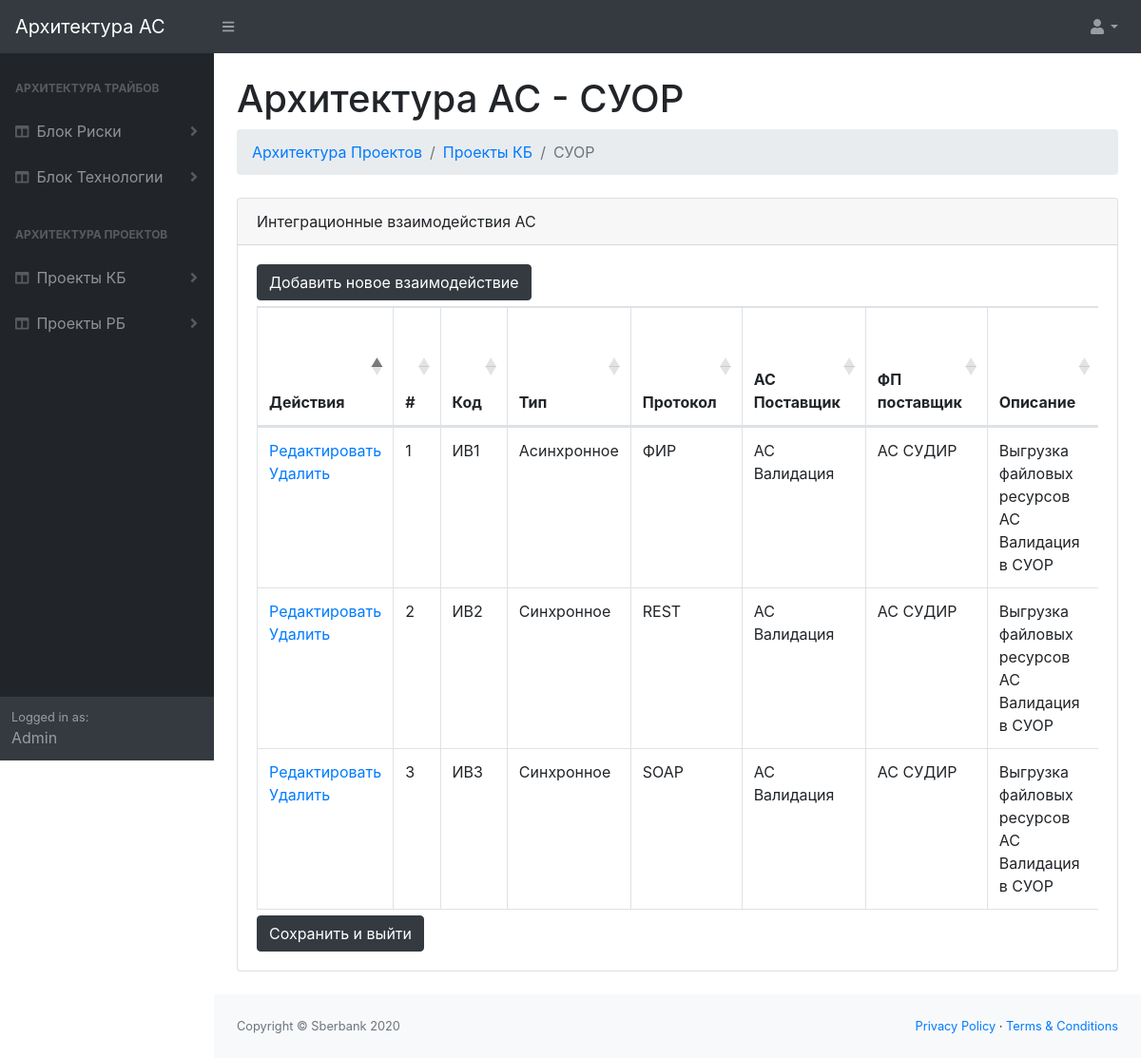
/as/2/intlist/update, run on the app's committed database.
### archas/models.py (models this page shows, shortened)
class ArchitectureRealm(models.Model):
    name = models.CharField('Область Определения Архитектуры', max_length=50)

class ArchitectureCategory(models.Model):
    realm = models.ForeignKey(ArchitectureRealm, on_delete=models.CASCADE)
    name = models.CharField('Категория АС', max_length=50)

class AutomatedSystem(models.Model):
    subcategory = models.ForeignKey(ArchitectureSubCategory, on_delete=models.CASCADE)
    code = models.CharField('Код АС', max_length=50)
    name = models.CharField('Автоматизированная Система', max_length=100)
    owner = models.CharField('Владелец', max_length=50, blank=True)
    status = models.CharField('Статус', max_length=50, blank=True)
    cloud_ready = models.CharField('Cloud Ready/Native	', max_length=50, blank=True)
    platform_ready = models.CharField('Platform Ready', max_length=50, blank=True)
    owner_block = models.CharField('Владелец - Блок', max_length=50, blank=True)
    owner_tribe = models.CharField('Владелец - Трайб', max_length=50, blank=True)
    full_name = models.CharField('Полное имя АС', max_length=50, blank=True)
    nickname = models.CharField('Псевдоним АС', max_length=50, blank=True)
    short_description = models.CharField('Краткое описание', max_length=50, blank=True)
    rsa_id = models.CharField('ID в RSA', max_length=50, blank=True)
    service_desk_id = models.CharField('ID в Service Desk', max_length=50, blank=True)
    guid = models.CharField('GUID', max_length=50, blank=True)
    centralization_level = models.CharField('Уровень централизации', max_length=50, blank=True)
    system_criticality = models.CharField('Критичность системы', max_length=50, blank=True)
    target_status = models.CharField('Целевой статус', max_length=50, blank=True)
    target_readiness = models.CharField('Готовность целевого решения', max_length=50, blank=True)
    as_lider = models.CharField('Лидер АС', max_length=50, blank=True)
    as_architect = models.CharField('Архитектор АС', max_length=50, blank=True)
    architect_in_charge = models.CharField('Курирующий архитектор', max_length=50, blank=True)
    editors = models.CharField('Редакторы', max_length=50, blank=True)
    target_architecture_diagram = models.ImageField('Диаграмма целевой архитектуры', upload_to='target_architecture_diagrams', blank=True)

class Interaction(models.Model):
    automated_system = models.ForeignKey(AutomatedSystem, on_delete=models.CASCADE)
    code = models.CharField('Код', max_length=50)
    int_type = models.CharField('Тип', max_length=50, blank=True)
    protocol = models.CharField('Протокол', max_length=50, blank=True)
    as_provider = models.CharField('АС Поставщик',max_length=50, blank=True)
    fp_provider = models.CharField('ФП Поставщик',max_length=50, blank=True)
    description = models.CharField('Описание',max_length=500, blank=True)
    status = models.CharField('Статус',max_length=50, blank=True)
    iniciator = models.CharField('Инициатор',max_length=50, blank=True)
    int_technology = models.CharField('Технология взаимодействия',max_length=50, blank=True)
    consumer_status = models.CharField('Потребитель - Статус',max_length=50, blank=True)
    consumer_date = models.CharField('Потребитель - Срок',max_length=50, blank=True)
    consumer_as = models.CharField('Потребитель - АС',max_length=50, blank=True)
    consumer_role = models.CharField('Потребитель - Роль',max_length=50, blank=True)
    consumer_process = models.CharField('Потребитель - Процесс',max_length=50, blank=True)
    consumer_sla = models.CharField('Потребитель - SLA',max_length=50, blank=True)
    consumer_comment = models.CharField('Потребитель - Комментарий',max_length=50, blank=True)
    data_description = models.CharField('Передаваемые данные - Описание',max_length=500, blank=True)
    data_encoding = models.CharField('Передаваемые данные - Кодировка',max_length=50, blank=True)
    data_format = models.CharField('Передаваемые данные - Формат',max_length=50, blank=True)
    data_confidential_level = models.CharField('Передаваемые данные - Категория конфиденциальности',max_length=50, blank=True)
    data_integrity_level = models.CharField('Передаваемые данные - Категория целостности',max_length=50, blank=True)
    schedule_initiation = models.CharField('Регламент выгрузки - Инициация',max_length=50, blank=True)
    schedule_year = models.CharField('Регламент выгрузки - Год',max_length=50, blank=True)
    schedule_month = models.CharField('Регламент выгрузки - Месяц',max_length=50, blank=True)
    schedule_week = models.CharField('Регламент выгрузки - Неделя',max_length=50, blank=True)
    schedule_day = models.CharField('Регламент выгрузки - День',max_length=50, blank=True)
    schedule_load_profile = models.CharField('Регламент выгрузки - Характер нагрузки',max_length=50, blank=True)
    filesize_min = models.CharField('Размер файла - Мин',max_length=50, blank=True)
    filesize_max = models.CharField('Размер файла - Макс',max_length=50, blank=True)
    filesize_avg = models.CharField('Размер файла - Средний',max_length=50, blank=True)
    security_ssl_tls = models.CharField('Информационная безопасность - SSL/TLS',max_length=50, blank=True)
    security_encription = models.CharField('Информационная безопасность - Шифрование',max_length=50, blank=True)
    security_digital_signature = models.CharField('Информационная безопасность - ЭП',max_length=50, blank=True)
    architecture_standard_complience = models.CharField('Соответствие стандартам архитектуры',max_length=100, blank=True)
    int_comment = models.CharField('Комментарий',max_length=500, blank=True)

### archas/views.py (the view)
# urls.py: path('as/<int:automated_system_id>/intlist/update', InteractionsListUpdate.as_view(), name='int_list_update'),
class InteractionsListUpdate(ListView):
    model = Interaction
    template_name = 'archas/as_intlist_update.html'
    context_object_name = 'interactions_list'
    def get_queryset(self):
        self.automated_system = get_object_or_404(AutomatedSystem, id=self.kwargs['automated_system_id'])
        return Interaction.objects.filter(automated_system=self.automated_system)
    def get_context_data(self, **kwargs):
        context = super().get_context_data(**kwargs)
        context['automated_system'] = get_object_or_404(AutomatedSystem, id=self.kwargs['automated_system_id'])
        context['realms'] = ArchitectureRealm.objects.all()
        return context

### archas/templates/archas/as_intlist_update.html (shortened to what this page needs)
{% extends "archas/archas_base.html" %}
{% block content %}
                        <h1 class="mt-4">Архитектура АС - {{ automated_system.name }}</h1>
                        <ol class="breadcrumb mb-4">
                            <li class="breadcrumb-item"><a href="/asl">Архитектура Проектов</a></li>
                            <li class="breadcrumb-item"><a href="/asl">Проекты КБ</a></li>
                            <li class="breadcrumb-item active">{{ automated_system.name }}</li>
                        </ol>
						<div class="card mb-4">
                            <div class="card-header">
                                Интеграционные взаимодействия АС
                            </div>
                            <div class="card-body">
                                <form method="get" action="{% url 'archas:interaction_create' automated_system.id%}"><button type="submit" class="btn btn-dark">Добавить новое взаимодействие</button></form>
                                <div class="table-responsive">
									<table id="tableInt"
												 data-toggle="table"
												 data-search="true"
												 data-filter-control="true"
												 data-show-export="true"
												 data-click-to-select="true"
												 data-toolbar="#toolbar"
										   class="table table-bordered" width="100%" cellspacing="0">
										<thead>
											<tr>
												<th rowspan="2" colspan="1" data-field="int_comment">Действия</th>
												<th rowspan="2" data-field="id" data-filter-control="input" data-sortable="true">#</th>
												<th rowspan="2" data-field="сode" data-filter-control="input" data-sortable="true">Код</th>
												<th rowspan="2" data-field="int_type" data-filter-control="select" data-sortable="true">Тип</th>
												<th rowspan="2" data-field="protocol" data-filter-control="select" data-sortable="true">Протокол</th>
												<th rowspan="2" data-field="as_provider" data-filter-control="select" data-sortable="true">АС Поставщик</th>
												<th rowspan="2" data-field="fp_provider" data-filter-control="select" data-sortable="true">ФП поставщик</th>
												<th rowspan="2" data-field="description" >Описание</th>
											</tr>
											<tr>
											</tr>
										</thead>
										<tbody>
                                            {% if interactions_list %}
                                            {% for interaction in interactions_list %}
											<tr>
                                                <td>
                                                    <a href="{% url 'archas:interaction_update' interaction.id %}">Редактировать</a><br/>
                                                    <a href="{% url 'archas:interaction_remove' interaction.id %}">Удалить</a>
                                                </td>
                                                <td>{{ interaction.id  }}</td>
                                                <td>{{ interaction.code  }}</td>
                                                <td>{{ interaction.int_type }}</td>
                                                <td>{{ interaction.protocol  }}</td>
                                                <td>{{ interaction.as_provider  }}</td>
                                                <td>{{ interaction.fp_provider }}</td>
                                                <td>{{ interaction.description }}</td>
											</tr>
                                            {% endfor %}
                                            {% endif %}
										</tbody>
									</table>
                                    <form method="get" action="{% url 'archas:as_detail' automated_system.id%}"><button type="submit" class="btn btn-dark">Сохранить и выйти</button></form>
								</div>
							</div>
						</div>
{% endblock content%}

### archas/templates/archas/archas_base.html (shortened to what this page needs)
<!DOCTYPE html>
<html lang="en">
    <head>
        {% load static %}
        <link href="{% static 'archas/css/styles.css' %}" rel="stylesheet" />
        <link href="https://cdn.datatables.net/1.10.20/css/dataTables.bootstrap4.min.css" rel="stylesheet" />
    </head>
    <body class="sb-nav-fixed">
        <nav class="sb-topnav navbar navbar-expand navbar-dark bg-dark">
            <a class="navbar-brand" href="/">Архитектура АС</a>
            <button class="btn btn-link btn-sm order-1 order-lg-0" id="sidebarToggle" href="#"><i class="fas fa-bars"></i></button>
            <ul class="navbar-nav ml-auto ml-md-0">
                <li class="nav-item dropdown">
                    <a class="nav-link dropdown-toggle" id="userDropdown" href="#" role="button" data-toggle="dropdown" aria-haspopup="true" aria-expanded="false"><i class="fas fa-user fa-fw"></i></a>
                </li>
            </ul>
        </nav>
        <div id="layoutSidenav">
            <div id="layoutSidenav_nav">
                <nav class="sb-sidenav accordion sb-sidenav-dark" id="sidenavAccordion">
                    <div class="sb-sidenav-menu">
                        <div class="nav">
                            {% if realms %}
                                {% for realm_iter in realms %}
                                    <div class="sb-sidenav-menu-heading">{{ realm_iter.name }}</div>
                                        {% for category_iter in realm_iter.architecturecategory_set.all %}
                                            <a class="nav-link collapsed" href="{% url 'archas:category_view' category_iter.id %}" data-toggle="collapse" data-target="#collapseCategory{{category_iter.id}}" aria-expanded="false" aria-controls="collapseCategory{{category_iter.id}}">
                                                <div class="sb-nav-link-icon"><i class="fas fa-columns"></i></div>
                                                {{ category_iter.name }}
                                                {% if category_iter.architecturesubcategory_set.all.count > 0 %}
                                                    <div class="sb-sidenav-collapse-arrow"><i class="fas fa-angle-down"></i></div>
                                                {% endif %}
                                            </a>
                                        {% endfor %}
                                {% endfor %}
                            {% endif %}
                        </div>
                    </div>
                    <div class="sb-sidenav-footer">
                        <div class="small">Logged in as:</div>
                        Admin
                    </div>
                </nav>
            </div>
            <div id="layoutSidenav_content">
                <main>
                    <div class="container-fluid">
                        {% block content%}{% endblock content%}
					</div>
                </main>
                <footer class="py-4 bg-light mt-auto">
                    <div class="container-fluid">
                        <div class="d-flex align-items-center justify-content-between small">
                            <div class="text-muted">Copyright &copy; Sberbank 2020</div>
                            <div>
                                <a href="#">Privacy Policy</a>
                                &middot;
                                <a href="#">Terms &amp; Conditions</a>
                            </div>
                        </div>
                    </div>
                </footer>
            </div>
        </div>
    </body>
</html>

### data on the page
ArchitectureRealm: name "АРХИТЕКТУРА ТРАЙБОВ"
ArchitectureCategory: name "Блок Риски"
ArchitectureCategory: name "Блок Технологии"
ArchitectureRealm: name "АРХИТЕКТУРА ПРОЕКТОВ"
ArchitectureCategory: name "Проекты КБ"
ArchitectureCategory: name "Проекты РБ"
AutomatedSystem: name "СУОР"
Interaction: id "1", code "ИВ1", int_type "Асинхронное", protocol "ФИР", as_provider "АС Валидация", fp_provider "АС СУДИР", description "Выгрузка файловых ресурсов АС Валидация в СУОР"
Interaction: id "2", code "ИВ2", int_type "Синхронное", protocol "REST", as_provider "АС Валидация", fp_provider "АС СУДИР", description "Выгрузка файловых ресурсов АС Валидация в СУОР"
Interaction: id "3", code "ИВ3", int_type "Синхронное", protocol "SOAP", as_provider "АС Валидация", fp_provider "АС СУДИР", description "Выгрузка файловых ресурсов АС Валидация в СУОР"
